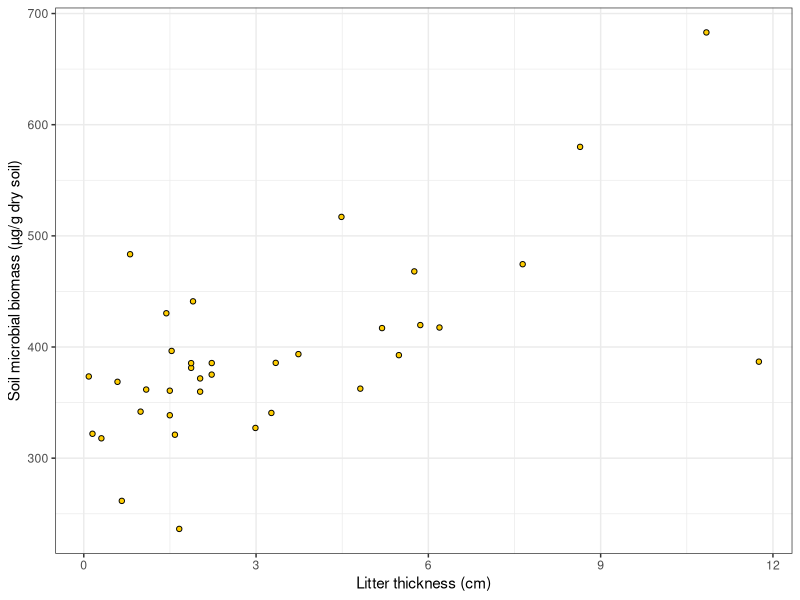
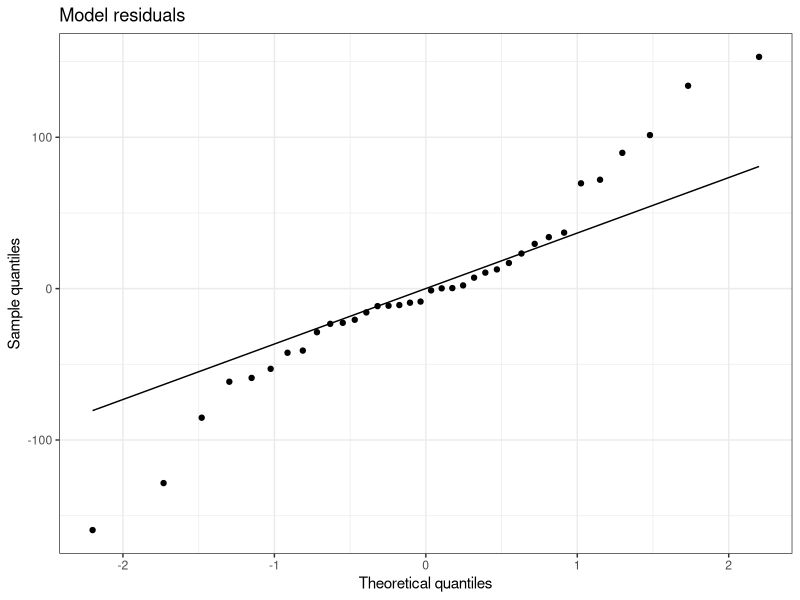
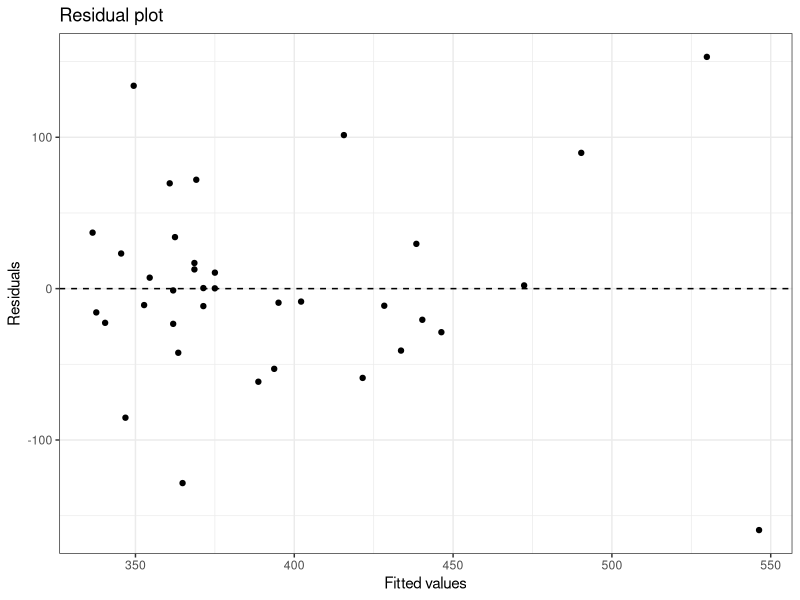
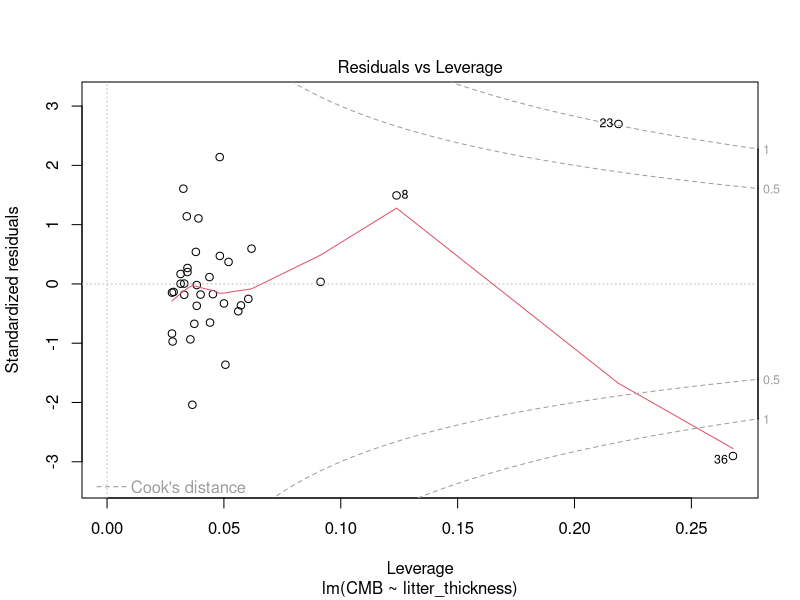
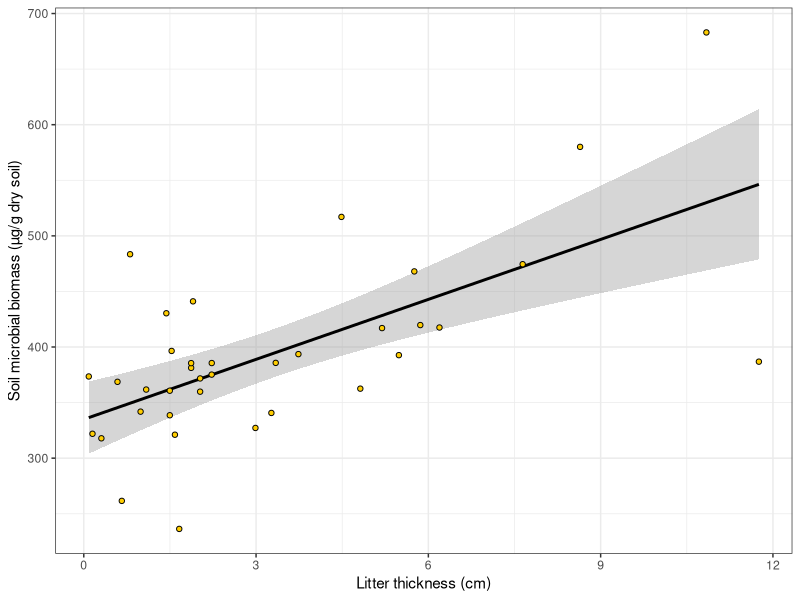
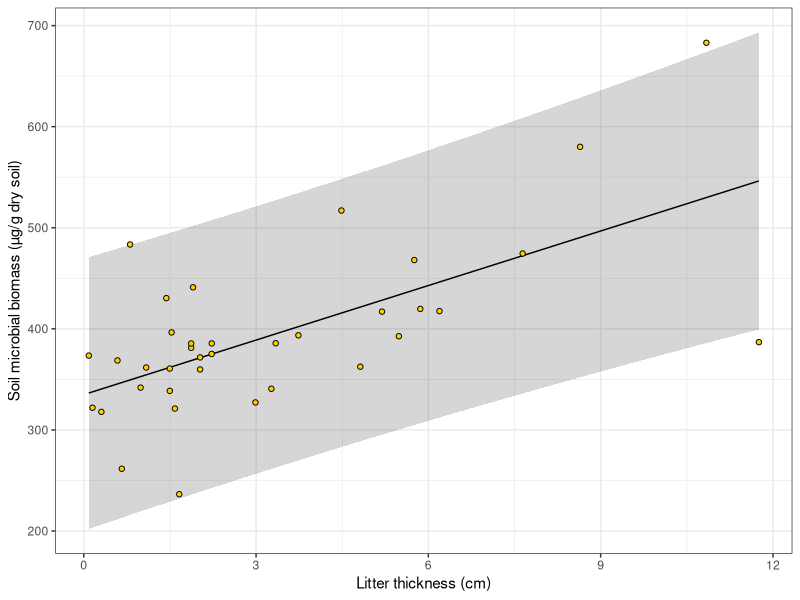

These figures' R source, in order:
## ---- chunk 1
#| eval: true 
#| echo: true 
#| message: false 
#| warning: false  

library(readxl) 
library(tidyverse)
## ---- chunk 2
#| eval: true 
#| echo: true 
#| message: false 
#| warning: false  

#Option 1 (csv file) 
data <- read_csv("gss_statistics_master_data_set2.csv")  

#Option 2 (Excel file) 
data <- read_excel("gss_statistics_master_data_set2.xlsx")
## ---- chunk 3
#| eval: true
#| echo: true
#| warning: false
#| message: false
#| fig-width: 5
#| fig-height: 5
#| fig-align: center
#| fig-cap: "Relationship between litter thickness and soil microbial biomass."
#| label: fig-litterCMB

ggplot(data = data, mapping = aes(x = litter_thickness,
                                  y = CMB)) +
  geom_point(shape=21,
             fill = "#FFCD00", #Fill colour for shape
             colour = "black")+ #Border colour for shape
  xlab("Litter thickness (cm)")+ #Change name of x axis
  ylab("Soil microbial biomass (µg/g dry soil)")+ #Change name of y axis
  theme_bw() #This creates a black/white plot
## ---- chunk 4
#| eval: true
#| echo: true
#| warning: false
#| message: false

cor.test(x = data$litter_thickness,
         y = data$CMB)
## ---- chunk 5
#| eval: true
#| echo: true
#| warning: false
#| message: false

slope <- sum((data$litter_thickness-mean(data$litter_thickness))*(data$CMB-mean(data$CMB)))/sum((data$litter_thickness-mean(data$litter_thickness))^2)
## ---- chunk 6
#| eval: true
#| echo: true
#| warning: false
#| message: false

intercept <- mean(data$CMB) - slope*mean(data$litter_thickness)
## ---- chunk 7
#| eval: true
#| echo: true
#| warning: false
#| message: false

model <- lm(CMB ~ litter_thickness,
            data)
## ---- chunk 8
#| eval: true
#| echo: true
#| warning: false
#| message: false

summary(model)
## ---- chunk 9
#| eval: true
#| echo: true
#| warning: false
#| message: false

anova(model)
## ---- chunk 10
#| eval: true
#| echo: true
#| message: false
#| warning: false

data$CMB_residuals <- residuals(model)
## ---- chunk 11
#| eval: true
#| echo: true
#| message: false
#| warning: false

shapiro.test(data$CMB_residuals)
## ---- chunk 12
#| eval: true
#| echo: true
#| message: false
#| warning: false
#| fig-align: center
#| fig-height: 5
#| fig-width: 5

ggplot(data, aes(sample = CMB_residuals)) +
  stat_qq() +
  stat_qq_line() +
  theme_bw() +
  xlab("Theoretical quantiles")+
  ylab("Sample quantiles")+
  ggtitle("Model residuals")
## ---- chunk 13
#| eval: true
#| echo: true
#| message: false
#| warning: false

data$CMB_fitted <- fitted(model)
## ---- chunk 14
#| eval: true
#| echo: true
#| message: false
#| warning: false
#| fig-align: center
#| fig-height: 5
#| fig-width: 5

ggplot(data, aes(x = CMB_fitted,
                 y = CMB_residuals)) +
  geom_point() + #Add points to the plot
  geom_hline(yintercept = 0,
             linetype = "dashed")+ #Add horizontal dashed line at y=0
  theme_bw() +
  xlab("Fitted values")+
  ylab("Residuals")+
  ggtitle("Residual plot")
## ---- chunk 15
#| eval: true
#| echo: true
#| message: false
#| warning: false
#| fig-align: center
#| fig-height: 5
#| fig-width: 5

plot(model, which = 5)
## ---- chunk 16
#| eval: true
#| echo: true
#| message: false
#| warning: false

SSreg <- sum((data$CMB_fitted-mean(data$CMB))^2)
## ---- chunk 17
#| eval: true
#| echo: true
#| message: false
#| warning: false

SSres <- sum((data$CMB_fitted-data$CMB)^2)
## ---- chunk 18
#| eval: true
#| echo: true
#| message: false
#| warning: false

R2 <- SSreg/(SSreg+SSres)
## ---- chunk 19
#| eval: true
#| echo: true
#| message: false
#| warning: false

n <- nrow(data)
p <- 1

adjR2 <- 1-((1-R2)*(n-1)/(n-p-1))
## ---- chunk 20
#| eval: true
#| echo: true
#| message: false
#| warning: false

n <- nrow(data)
x <- 6
y <- slope*6+intercept
MSres <- SSres/(n-2)
t <- qt(0.975, n-2)

#Calculate the lower boundary of the 95% confidence interval
lower_CI <- y - t*sqrt(MSres*((1/n)+((x-mean(data$litter_thickness))^2/(sum((data$litter_thickness-mean(data$litter_thickness))^2)))))

#Calculate the upper boundary of the 95% confidence interval
upper_CI <- y + t*sqrt(MSres*((1/n)+((x-mean(data$litter_thickness))^2/(sum((data$litter_thickness-mean(data$litter_thickness))^2)))))
## ---- chunk 21
#| eval: true
#| echo: true
#| message: false
#| warning: false

n <- nrow(data)
x <- 6
y <- slope*6+intercept
MSres <- SSres/(n-2)
t <- qt(0.975, n-2)

#Calculate the lower boundary of the 95% prediction interval
lower_PI <- y - t*sqrt(MSres*(1+(1/n)+((x-mean(data$litter_thickness))^2/(sum((data$litter_thickness-mean(data$litter_thickness))^2)))))

#Calculate the upper boundary of the 95% prediction interval
upper_PI <- y + t*sqrt(MSres*(1+(1/n)+((x-mean(data$litter_thickness))^2/(sum((data$litter_thickness-mean(data$litter_thickness))^2)))))
## ---- chunk 22
#| eval: true
#| echo: true
#| message: false
#| warning: false

predict(model, 
        newdata=data.frame(litter_thickness=c(3,6,9)),
        interval="confidence")
## ---- chunk 23
#| eval: true
#| echo: true
#| message: false
#| warning: false

predict(model, 
        newdata=data.frame(litter_thickness=c(3,6,9)),
        interval="prediction")
## ---- chunk 24
#| eval: true
#| echo: true
#| warning: false
#| message: false
#| fig-width: 5
#| fig-height: 5
#| fig-align: center
#| fig-cap: "Relationship between litter thickness and soil microbial biomass. The solid line is the fitted linear model. The shaded area represents the 95% confidence interval."
#| label: fig-litterCMB-lm-CI

ggplot(data = data, mapping = aes(x = litter_thickness,
                                  y = CMB)) +
  geom_smooth(method="lm", 
              se=TRUE,
              colour="black")+ #Add regression line and 95% confidence interval
  geom_point(shape=21,
             fill = "#FFCD00", #Fill colour for shape
             colour = "black")+ #Border colour for shape
  xlab("Litter thickness (cm)")+ #Change name of x axis
  ylab("Soil microbial biomass (µg/g dry soil)")+ #Change name of y axis
  theme_bw() #This creates a black/white plot
## ---- chunk 25
#| eval: true
#| echo: true
#| warning: false
#| message: false
#| fig-width: 5
#| fig-height: 5
#| fig-align: center
#| fig-cap: "Relationship between litter thickness and soil microbial biomass. The solid line is the fitted linear model. The shaded area represents the 95% prediction interval."
#| label: fig-litterCMB-lm-PI

#Make predictions for 100 values of litter thickness
#Make predictions between the minimum and maximum values of litter thickness
#Store predictions in a new R object

pred <- data.frame(litter_thickness = seq(from=min(data$litter_thickness),
                                          to=max(data$litter_thickness),
                                          length.out=100))

pred <- cbind(pred, predict(model,
                            newdata = pred,
                            interval = "prediction"))

#Rename the second column (from fit to CMB) to keep the same variable names

colnames(pred)[2] <- "CMB"

#Create scatter plot

ggplot(data = data, mapping = aes(x = litter_thickness,
                                  y = CMB)) +
  geom_ribbon(data=pred,
              aes(ymin = lwr, 
                  ymax = upr),
              alpha=0.2)+ #Add shaded area for the 95% prediction interval
  geom_line(data = pred,
            colour="black")+ #Add the fitted linear model
  geom_point(shape=21,
             fill = "#FFCD00", #Fill colour for shape
             colour = "black")+ #Border colour for shape
  xlab("Litter thickness (cm)")+ #Change name of x axis
  ylab("Soil microbial biomass (µg/g dry soil)")+ #Change name of y axis
  theme_bw() #This creates a black/white plot
